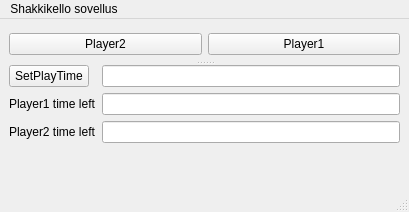
<?xml version="1.0" encoding="UTF-8"?>
<ui version="4.0">
 <class>MainWindow</class>
 <widget class="QMainWindow" name="MainWindow">
  <property name="geometry">
   <rect>
    <x>0</x>
    <y>0</y>
    <width>409</width>
    <height>212</height>
   </rect>
  </property>
  <property name="windowTitle">
   <string>MainWindow</string>
  </property>
  <widget class="QWidget" name="centralwidget">
   <layout class="QHBoxLayout" name="horizontalLayout_2">
    <item>
     <widget class="QSplitter" name="splitter">
      <property name="orientation">
       <enum>Qt::Vertical</enum>
      </property>
      <widget class="QWidget" name="">
       <layout class="QHBoxLayout" name="horizontalLayout">
        <item>
         <widget class="QPushButton" name="player2">
          <property name="text">
           <string>Player2</string>
          </property>
         </widget>
        </item>
        <item>
         <widget class="QPushButton" name="player1">
          <property name="text">
           <string>Player1</string>
          </property>
         </widget>
        </item>
       </layout>
      </widget>
      <widget class="QWidget" name="formLayoutWidget">
       <layout class="QFormLayout" name="formLayout">
        <item row="1" column="0">
         <widget class="QLabel" name="player1Label">
          <property name="text">
           <string>Player1 time left</string>
          </property>
         </widget>
        </item>
        <item row="1" column="1">
         <widget class="QLineEdit" name="player1TimeLeft"/>
        </item>
        <item row="2" column="0">
         <widget class="QLabel" name="player2Label">
          <property name="text">
           <string>Player2 time left</string>
          </property>
         </widget>
        </item>
        <item row="2" column="1">
         <widget class="QLineEdit" name="player2TimeLeft"/>
        </item>
        <item row="0" column="0">
         <widget class="QPushButton" name="setPlayTime">
          <property name="text">
           <string>SetPlayTime</string>
          </property>
         </widget>
        </item>
        <item row="0" column="1">
         <widget class="QLineEdit" name="setPlayTimeLineEdit"/>
        </item>
       </layout>
      </widget>
     </widget>
    </item>
   </layout>
  </widget>
  <widget class="QMenuBar" name="menubar">
   <property name="geometry">
    <rect>
     <x>0</x>
     <y>0</y>
     <width>409</width>
     <height>25</height>
    </rect>
   </property>
   <widget class="QMenu" name="menuShakkikello_sovellus">
    <property name="title">
     <string>Shakkikello sovellus</string>
    </property>
   </widget>
   <addaction name="menuShakkikello_sovellus"/>
  </widget>
  <widget class="QStatusBar" name="statusbar"/>
 </widget>
 <resources/>
 <connections/>
</ui>
